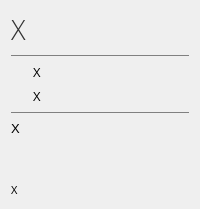
                     <widget class="QWidget" name="loadedProfile_3">
                      <layout class="QGridLayout" name="gridLayout_14">
                       <item row="0" column="0">
                        <layout class="QHBoxLayout" name="horizontalLayout_10">
                         <item>
                          <layout class="QVBoxLayout" name="verticalLayout_13">
                           <item>
                            <widget class="QLabel" name="recentProfileLabel_3">
                             <property name="font">
                              <font>
                               <family>Open Sans Light</family>
                               <pointsize>20</pointsize>
                              </font>
                             </property>
                             <property name="styleSheet">
                              <string notr="true">color: rgb(50,50,50);</string>
                             </property>
                             <property name="text">
                              <string>X</string>
                             </property>
                            </widget>
                           </item>
                           <item>
                            <widget class="Line" name="line_6">
                             <property name="styleSheet">
                              <string notr="true">color: gray;</string>
                             </property>
                             <property name="frameShadow">
                              <enum>QFrame::Plain</enum>
                             </property>
                             <property name="orientation">
                              <enum>Qt::Horizontal</enum>
                             </property>
                            </widget>
                           </item>
                           <item>
                            <layout class="QHBoxLayout" name="horizontalLayout_7">
                             <item>
                              <widget class="QLabel" name="recentProfileLeftIcon_3">
                               <property name="minimumSize">
                                <size>
                                 <width>16</width>
                                 <height>16</height>
                                </size>
                               </property>
                               <property name="maximumSize">
                                <size>
                                 <width>16</width>
                                 <height>16</height>
                                </size>
                               </property>
                               <property name="font">
                                <font>
                                 <family>Segoe UI</family>
                                 <pointsize>10</pointsize>
                                </font>
                               </property>
                               <property name="text">
                                <string/>
                               </property>
                               <property name="pixmap">
                                <pixmap resource="res.qrc">:/images/general/folder16L.png</pixmap>
                               </property>
                              </widget>
                             </item>
                             <item>
                              <widget class="QLabel" name="recentProfileLeftDir_3">
                               <property name="minimumSize">
                                <size>
                                 <width>16</width>
                                 <height>16</height>
                                </size>
                               </property>
                               <property name="font">
                                <font>
                                 <family>Open Sans</family>
                                 <pointsize>10</pointsize>
                                </font>
                               </property>
                               <property name="text">
                                <string>X</string>
                               </property>
                              </widget>
                             </item>
                            </layout>
                           </item>
                           <item>
                            <layout class="QHBoxLayout" name="horizontalLayout_11">
                             <item>
                              <widget class="QLabel" name="recentProfileRightIcon_3">
                               <property name="minimumSize">
                                <size>
                                 <width>16</width>
                                 <height>16</height>
                                </size>
                               </property>
                               <property name="maximumSize">
                                <size>
                                 <width>16</width>
                                 <height>16</height>
                                </size>
                               </property>
                               <property name="font">
                                <font>
                                 <family>Segoe UI</family>
                                 <pointsize>10</pointsize>
                                </font>
                               </property>
                               <property name="text">
                                <string/>
                               </property>
                               <property name="pixmap">
                                <pixmap resource="res.qrc">:/images/general/folder16R.png</pixmap>
                               </property>
                              </widget>
                             </item>
                             <item>
                              <widget class="QLabel" name="recentProfileRightDir_3">
                               <property name="minimumSize">
                                <size>
                                 <width>16</width>
                                 <height>16</height>
                                </size>
                               </property>
                               <property name="font">
                                <font>
                                 <family>Open Sans</family>
                                 <pointsize>10</pointsize>
                                </font>
                               </property>
                               <property name="text">
                                <string>X</string>
                               </property>
                              </widget>
                             </item>
                            </layout>
                           </item>
                           <item>
                            <widget class="Line" name="line_7">
                             <property name="styleSheet">
                              <string notr="true">color: gray;</string>
                             </property>
                             <property name="frameShadow">
                              <enum>QFrame::Plain</enum>
                             </property>
                             <property name="orientation">
                              <enum>Qt::Horizontal</enum>
                             </property>
                            </widget>
                           </item>
                           <item>
                            <widget class="QLabel" name="recentProfileLastSynced_3">
                             <property name="minimumSize">
                              <size>
                               <width>16</width>
                               <height>16</height>
                              </size>
                             </property>
                             <property name="font">
                              <font>
                               <family>Segoe UI</family>
                               <pointsize>10</pointsize>
                              </font>
                             </property>
                             <property name="text">
                              <string>X</string>
                             </property>
                            </widget>
                           </item>
                           <item>
                            <spacer name="verticalSpacer_6">
                             <property name="orientation">
                              <enum>Qt::Vertical</enum>
                             </property>
                             <property name="sizeHint" stdset="0">
                              <size>
                               <width>20</width>
                               <height>40</height>
                              </size>
                             </property>
                            </spacer>
                           </item>
                           <item>
                            <widget class="QLabel" name="recentProfileTypes_3">
                             <property name="minimumSize">
                              <size>
                               <width>16</width>
                               <height>16</height>
                              </size>
                             </property>
                             <property name="font">
                              <font>
                               <family>Open Sans</family>
                               <pointsize>8</pointsize>
                              </font>
                             </property>
                             <property name="text">
                              <string>X</string>
                             </property>
                             <property name="alignment">
                              <set>Qt::AlignLeading|Qt::AlignLeft|Qt::AlignTop</set>
                             </property>
                             <property name="wordWrap">
                              <bool>true</bool>
                             </property>
                            </widget>
                           </item>
                          </layout>
                         </item>
                        </layout>
                       </item>
                      </layout>
                     </widget>
